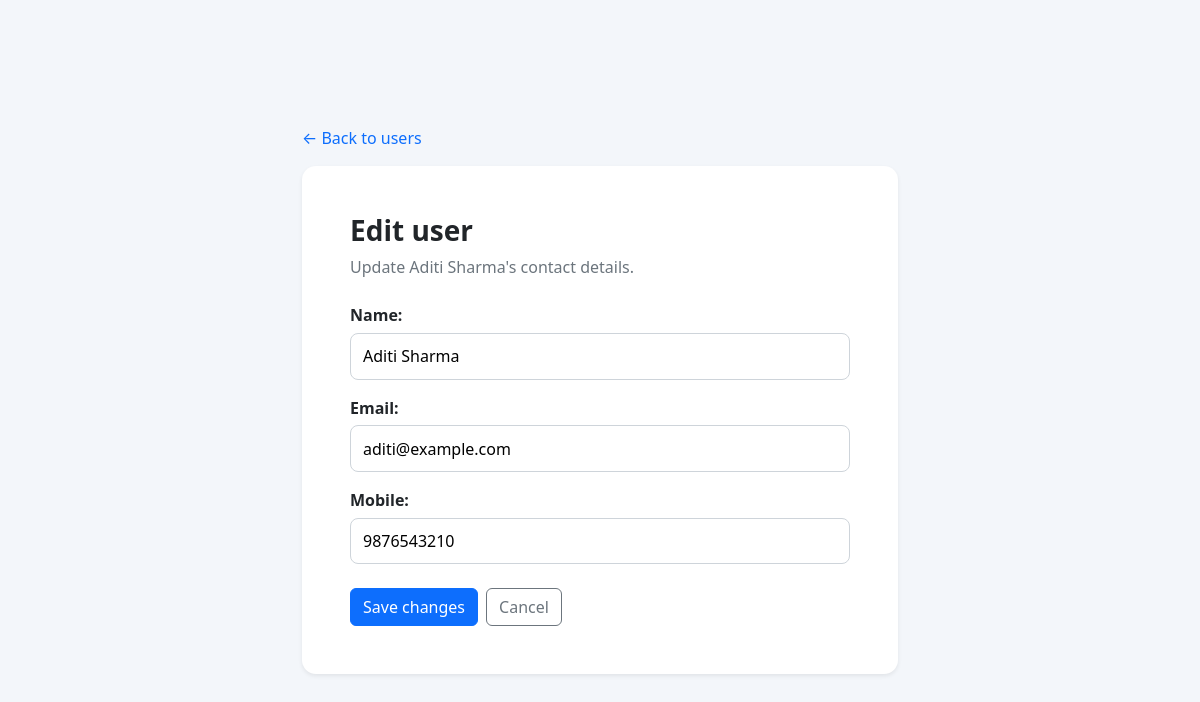
/users/1/edit/ (signed in), run on the app's committed database.
### core/models.py (models this page shows, shortened)
class User(models.Model):
    name = models.CharField(max_length=100)
    email = models.EmailField(unique=True)
    mobile = models.CharField(max_length=15)
    password = models.CharField(max_length=128)
    class Meta:
        ordering = ['name']

### core/views.py (the view)
# urls.py: path('users/<int:user_id>/edit/', views.admin_user_edit, name='admin_user_edit'),
@user_passes_test(lambda user: user.is_authenticated and user.is_staff,
                  login_url='admin_login')
def admin_user_edit(request, user_id):
    user = get_object_or_404(User, pk=user_id)
    form = UserEditForm(request.POST or None, instance=user)
    if request.method == 'POST' and form.is_valid():
        form.save()
        messages.success(request, 'User details updated successfully.')
        return redirect('admin_users')
    return render(
        request,
        'core/admin_user_edit.html',
        {'form': form, 'user_record': user},
    )

### core/forms.py
class UserEditForm(forms.ModelForm):
    class Meta:
        model = User
        fields = ('name', 'email', 'mobile')

### core/templates/core/admin_user_edit.html (shortened to what this page needs)
<!DOCTYPE html>
<html lang="en">
<head>
    <link href="https://cdn.jsdelivr.net/npm/bootstrap@5.3.3/dist/css/bootstrap.min.css"
          rel="stylesheet">
</head>
<body>
<main class="container" style="max-width: 620px;">
    <a class="text-decoration-none" href="{% url 'admin_users' %}">
        &larr; Back to users
    </a>
    <section class="card edit-card shadow-sm mt-3">
        <div class="card-body p-4 p-md-5">
            <h1 class="h3 fw-bold">Edit user</h1>
            <p class="text-secondary mb-4">
                Update {{ user_record.name }}'s contact details.
            </p>
            <form method="POST">
                {% for field in form %}
                    <div class="mb-3">
                        {{ field.label_tag }}
                        {{ field }}
                    </div>
                {% endfor %}
                <div class="d-flex gap-2 mt-4">
                    <button type="submit" class="btn btn-primary">Save changes</button>
                    <a class="btn btn-outline-secondary" href="{% url 'admin_users' %}">
                        Cancel
                    </a>
                </div>
            </form>
        </div>
    </section>
</main>
</body>
</html>

### core/templates/core/admin_user_edit.html (style rules this page uses)
body { align-items: center; background: #f3f6fa; display: flex; min-height: 100vh; padding: 1.5rem 0; }
.edit-card { border: 0; border-radius: 14px; }
.edit-card input { border: 1px solid #ced4da; border-radius: .5rem; display: block; padding: .65rem .75rem; width: 100%; }
.edit-card label { font-weight: 600; margin-bottom: .35rem; }

### data on the page
User: name "Aditi Sharma", form "Aditi Sharma" "aditi@example.com" "9876543210"

### other printed values
{{ field.label_tag }} "Name:" "Email:" "Mobile:"
